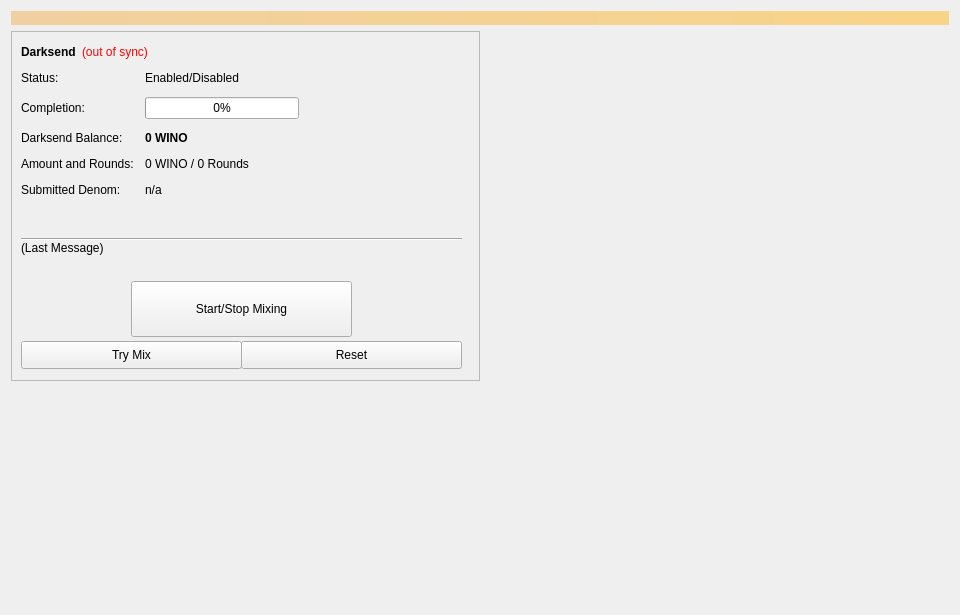
<?xml version="1.0" encoding="UTF-8"?>
<ui version="4.0">
 <class>Coinmix</class>
 <widget class="QWidget" name="Coinmix">
  <property name="geometry">
   <rect>
    <x>0</x>
    <y>0</y>
    <width>960</width>
    <height>615</height>
   </rect>
  </property>
  <property name="minimumSize">
   <size>
    <width>960</width>
    <height>0</height>
   </size>
  </property>
  <property name="windowTitle">
   <string>Form</string>
  </property>
  <layout class="QVBoxLayout" name="topLayout">
   <item>
    <widget class="QLabel" name="labelAlerts">
     <property name="visible">
      <bool>false</bool>
     </property>
     <property name="styleSheet">
      <string notr="true">background-color: qlineargradient(x1: 0, y1: 0, x2: 1, y2: 0, stop:0 #F0D0A0, stop:1 #F8D488); color:#000000;</string>
     </property>
     <property name="wordWrap">
      <bool>true</bool>
     </property>
     <property name="margin">
      <number>3</number>
     </property>
    </widget>
   </item>
   <item>
    <layout class="QHBoxLayout" name="horizontalLayout" stretch="1,1">
     <item>
      <layout class="QVBoxLayout" name="verticalLayout_2">
       <item>
        <widget class="QFrame" name="frameDarksend">
         <property name="minimumSize">
          <size>
           <width>0</width>
           <height>350</height>
          </size>
         </property>
         <property name="layoutDirection">
          <enum>Qt::LeftToRight</enum>
         </property>
         <property name="frameShape">
          <enum>QFrame::StyledPanel</enum>
         </property>
         <property name="frameShadow">
          <enum>QFrame::Raised</enum>
         </property>
         <widget class="QWidget" name="formLayoutWidget">
          <property name="geometry">
           <rect>
            <x>10</x>
            <y>40</y>
            <width>451</width>
            <height>161</height>
           </rect>
          </property>
          <layout class="QFormLayout" name="formLayout">
           <property name="fieldGrowthPolicy">
            <enum>QFormLayout::AllNonFixedFieldsGrow</enum>
           </property>
           <property name="horizontalSpacing">
            <number>11</number>
           </property>
           <property name="verticalSpacing">
            <number>12</number>
           </property>
           <item row="0" column="0">
            <widget class="QLabel" name="label_6">
             <property name="text">
              <string>Status:</string>
             </property>
            </widget>
           </item>
           <item row="1" column="0">
            <widget class="QLabel" name="label_7">
             <property name="text">
              <string>Completion:</string>
             </property>
            </widget>
           </item>
           <item row="1" column="1">
            <widget class="QProgressBar" name="DarksendProgress">
             <property name="maximumSize">
              <size>
               <width>154</width>
               <height>16777215</height>
              </size>
             </property>
             <property name="value">
              <number>0</number>
             </property>
            </widget>
           </item>
           <item row="2" column="0">
            <widget class="QLabel" name="labelAnonymizedText">
             <property name="text">
              <string>Darksend Balance:</string>
             </property>
            </widget>
           </item>
           <item row="2" column="1">
            <widget class="QLabel" name="labelAnonymized">
             <property name="font">
              <font>
               <weight>75</weight>
               <bold>true</bold>
              </font>
             </property>
             <property name="text">
              <string notr="true">0 WINO</string>
             </property>
            </widget>
           </item>
           <item row="3" column="0">
            <widget class="QLabel" name="label_8">
             <property name="text">
              <string>Amount and Rounds:</string>
             </property>
            </widget>
           </item>
           <item row="3" column="1">
            <widget class="QLabel" name="labelAmountRounds">
             <property name="text">
              <string>0 WINO / 0 Rounds</string>
             </property>
            </widget>
           </item>
           <item row="4" column="0">
            <widget class="QLabel" name="label_9">
             <property name="text">
              <string>Submitted Denom:</string>
             </property>
            </widget>
           </item>
           <item row="4" column="1">
            <widget class="QLabel" name="labelSubmittedDenom">
             <property name="toolTip">
              <string>The denominations you submitted to the Masternode.&lt;br&gt;To mix, other users must submit the exact same denominations.</string>
             </property>
             <property name="text">
              <string>n/a</string>
             </property>
            </widget>
           </item>
           <item row="0" column="1">
            <widget class="QLabel" name="DarksendEnabled">
             <property name="text">
              <string>Enabled/Disabled</string>
             </property>
            </widget>
           </item>
          </layout>
         </widget>
         <widget class="QPushButton" name="runAutoDenom">
          <property name="geometry">
           <rect>
            <x>251</x>
            <y>17</y>
            <width>1</width>
            <height>1</height>
           </rect>
          </property>
          <property name="palette">
           <palette>
            <active>
             <colorrole role="WindowText">
              <brush brushstyle="SolidPattern">
               <color alpha="255">
                <red>0</red>
                <green>0</green>
                <blue>0</blue>
               </color>
              </brush>
             </colorrole>
             <colorrole role="Button">
              <brush brushstyle="SolidPattern">
               <color alpha="255">
                <red>239</red>
                <green>238</green>
                <blue>238</blue>
               </color>
              </brush>
             </colorrole>
             <colorrole role="Light">
              <brush brushstyle="SolidPattern">
               <color alpha="255">
                <red>255</red>
                <green>255</green>
                <blue>255</blue>
               </color>
              </brush>
             </colorrole>
             <colorrole role="Midlight">
              <brush brushstyle="SolidPattern">
               <color alpha="255">
                <red>247</red>
                <green>246</green>
                <blue>246</blue>
               </color>
              </brush>
             </colorrole>
             <colorrole role="Dark">
              <brush brushstyle="SolidPattern">
               <color alpha="255">
                <red>119</red>
                <green>119</green>
                <blue>119</blue>
               </color>
              </brush>
             </colorrole>
             <colorrole role="Mid">
              <brush brushstyle="SolidPattern">
               <color alpha="255">
                <red>159</red>
                <green>159</green>
                <blue>159</blue>
               </color>
              </brush>
             </colorrole>
             <colorrole role="Text">
              <brush brushstyle="SolidPattern">
               <color alpha="255">
                <red>0</red>
                <green>0</green>
                <blue>0</blue>
               </color>
              </brush>
             </colorrole>
             <colorrole role="BrightText">
              <brush brushstyle="SolidPattern">
               <color alpha="255">
                <red>255</red>
                <green>255</green>
                <blue>255</blue>
               </color>
              </brush>
             </colorrole>
             <colorrole role="ButtonText">
              <brush brushstyle="SolidPattern">
               <color alpha="255">
                <red>0</red>
                <green>0</green>
                <blue>0</blue>
               </color>
              </brush>
             </colorrole>
             <colorrole role="Base">
              <brush brushstyle="SolidPattern">
               <color alpha="255">
                <red>255</red>
                <green>255</green>
                <blue>255</blue>
               </color>
              </brush>
             </colorrole>
             <colorrole role="Window">
              <brush brushstyle="SolidPattern">
               <color alpha="255">
                <red>239</red>
                <green>238</green>
                <blue>238</blue>
               </color>
              </brush>
             </colorrole>
             <colorrole role="Shadow">
              <brush brushstyle="SolidPattern">
               <color alpha="255">
                <red>0</red>
                <green>0</green>
                <blue>0</blue>
               </color>
              </brush>
             </colorrole>
             <colorrole role="AlternateBase">
              <brush brushstyle="SolidPattern">
               <color alpha="255">
                <red>247</red>
                <green>246</green>
                <blue>246</blue>
               </color>
              </brush>
             </colorrole>
             <colorrole role="ToolTipBase">
              <brush brushstyle="SolidPattern">
               <color alpha="255">
                <red>255</red>
                <green>255</green>
                <blue>220</blue>
               </color>
              </brush>
             </colorrole>
             <colorrole role="ToolTipText">
              <brush brushstyle="SolidPattern">
               <color alpha="255">
                <red>0</red>
                <green>0</green>
                <blue>0</blue>
               </color>
              </brush>
             </colorrole>
            </active>
            <inactive>
             <colorrole role="WindowText">
              <brush brushstyle="SolidPattern">
               <color alpha="255">
                <red>0</red>
                <green>0</green>
                <blue>0</blue>
               </color>
              </brush>
             </colorrole>
             <colorrole role="Button">
              <brush brushstyle="SolidPattern">
               <color alpha="255">
                <red>239</red>
                <green>238</green>
                <blue>238</blue>
               </color>
              </brush>
             </colorrole>
             <colorrole role="Light">
              <brush brushstyle="SolidPattern">
               <color alpha="255">
                <red>255</red>
                <green>255</green>
                <blue>255</blue>
               </color>
              </brush>
             </colorrole>
             <colorrole role="Midlight">
              <brush brushstyle="SolidPattern">
               <color alpha="255">
                <red>247</red>
                <green>246</green>
                <blue>246</blue>
               </color>
              </brush>
             </colorrole>
             <colorrole role="Dark">
              <brush brushstyle="SolidPattern">
               <color alpha="255">
                <red>119</red>
                <green>119</green>
                <blue>119</blue>
               </color>
              </brush>
             </colorrole>
             <colorrole role="Mid">
              <brush brushstyle="SolidPattern">
               <color alpha="255">
                <red>159</red>
                <green>159</green>
                <blue>159</blue>
               </color>
              </brush>
             </colorrole>
             <colorrole role="Text">
              <brush brushstyle="SolidPattern">
               <color alpha="255">
                <red>0</red>
                <green>0</green>
                <blue>0</blue>
               </color>
              </brush>
             </colorrole>
             <colorrole role="BrightText">
              <brush brushstyle="SolidPattern">
               <color alpha="255">
                <red>255</red>
                <green>255</green>
                <blue>255</blue>
               </color>
              </brush>
             </colorrole>
             <colorrole role="ButtonText">
              <brush brushstyle="SolidPattern">
               <color alpha="255">
                <red>0</red>
                <green>0</green>
                <blue>0</blue>
               </color>
              </brush>
             </colorrole>
             <colorrole role="Base">
              <brush brushstyle="SolidPattern">
               <color alpha="255">
                <red>255</red>
                <green>255</green>
                <blue>255</blue>
               </color>
              </brush>
             </colorrole>
             <colorrole role="Window">
              <brush brushstyle="SolidPattern">
               <color alpha="255">
                <red>239</red>
                <green>238</green>
                <blue>238</blue>
               </color>
              </brush>
             </colorrole>
             <colorrole role="Shadow">
              <brush brushstyle="SolidPattern">
               <color alpha="255">
                <red>0</red>
                <green>0</green>
                <blue>0</blue>
               </color>
              </brush>
             </colorrole>
             <colorrole role="AlternateBase">
              <brush brushstyle="SolidPattern">
               <color alpha="255">
                <red>247</red>
                <green>246</green>
                <blue>246</blue>
               </color>
              </brush>
             </colorrole>
             <colorrole role="ToolTipBase">
              <brush brushstyle="SolidPattern">
               <color alpha="255">
                <red>255</red>
                <green>255</green>
                <blue>220</blue>
               </color>
              </brush>
             </colorrole>
             <colorrole role="ToolTipText">
              <brush brushstyle="SolidPattern">
               <color alpha="255">
                <red>0</red>
                <green>0</green>
                <blue>0</blue>
               </color>
              </brush>
             </colorrole>
            </inactive>
            <disabled>
             <colorrole role="WindowText">
              <brush brushstyle="SolidPattern">
               <color alpha="255">
                <red>119</red>
                <green>119</green>
                <blue>119</blue>
               </color>
              </brush>
             </colorrole>
             <colorrole role="Button">
              <brush brushstyle="SolidPattern">
               <color alpha="255">
                <red>239</red>
                <green>238</green>
                <blue>238</blue>
               </color>
              </brush>
             </colorrole>
             <colorrole role="Light">
              <brush brushstyle="SolidPattern">
               <color alpha="255">
                <red>255</red>
                <green>255</green>
                <blue>255</blue>
               </color>
              </brush>
             </colorrole>
             <colorrole role="Midlight">
              <brush brushstyle="SolidPattern">
               <color alpha="255">
                <red>247</red>
                <green>246</green>
                <blue>246</blue>
               </color>
              </brush>
             </colorrole>
             <colorrole role="Dark">
              <brush brushstyle="SolidPattern">
               <color alpha="255">
                <red>119</red>
                <green>119</green>
                <blue>119</blue>
               </color>
              </brush>
             </colorrole>
             <colorrole role="Mid">
              <brush brushstyle="SolidPattern">
               <color alpha="255">
                <red>159</red>
                <green>159</green>
                <blue>159</blue>
               </color>
              </brush>
             </colorrole>
             <colorrole role="Text">
              <brush brushstyle="SolidPattern">
               <color alpha="255">
                <red>119</red>
                <green>119</green>
                <blue>119</blue>
               </color>
              </brush>
             </colorrole>
             <colorrole role="BrightText">
              <brush brushstyle="SolidPattern">
               <color alpha="255">
                <red>255</red>
                <green>255</green>
                <blue>255</blue>
               </color>
              </brush>
             </colorrole>
             <colorrole role="ButtonText">
              <brush brushstyle="SolidPattern">
               <color alpha="255">
                <red>119</red>
                <green>119</green>
                <blue>119</blue>
               </color>
              </brush>
             </colorrole>
             <colorrole role="Base">
              <brush brushstyle="SolidPattern">
               <color alpha="255">
                <red>239</red>
                <green>238</green>
                <blue>238</blue>
               </color>
              </brush>
             </colorrole>
             <colorrole role="Window">
              <brush brushstyle="SolidPattern">
               <color alpha="255">
                <red>239</red>
                <green>238</green>
                <blue>238</blue>
               </color>
              </brush>
             </colorrole>
             <colorrole role="Shadow">
              <brush brushstyle="SolidPattern">
               <color alpha="255">
                <red>0</red>
                <green>0</green>
                <blue>0</blue>
               </color>
              </brush>
             </colorrole>
             <colorrole role="AlternateBase">
              <brush brushstyle="SolidPattern">
               <color alpha="255">
                <red>239</red>
                <green>238</green>
                <blue>238</blue>
               </color>
              </brush>
             </colorrole>
             <colorrole role="ToolTipBase">
              <brush brushstyle="SolidPattern">
               <color alpha="255">
                <red>255</red>
                <green>255</green>
                <blue>220</blue>
               </color>
              </brush>
             </colorrole>
             <colorrole role="ToolTipText">
              <brush brushstyle="SolidPattern">
               <color alpha="255">
                <red>0</red>
                <green>0</green>
                <blue>0</blue>
               </color>
              </brush>
             </colorrole>
            </disabled>
           </palette>
          </property>
          <property name="focusPolicy">
           <enum>Qt::NoFocus</enum>
          </property>
          <property name="autoFillBackground">
           <bool>true</bool>
          </property>
          <property name="text">
           <string/>
          </property>
          <property name="flat">
           <bool>true</bool>
          </property>
         </widget>
         <widget class="QPushButton" name="toggleDarksend">
          <property name="geometry">
           <rect>
            <x>120</x>
            <y>250</y>
            <width>221</width>
            <height>56</height>
           </rect>
          </property>
          <property name="sizePolicy">
           <sizepolicy hsizetype="MinimumExpanding" vsizetype="Fixed">
            <horstretch>0</horstretch>
            <verstretch>0</verstretch>
           </sizepolicy>
          </property>
          <property name="text">
           <string>Start/Stop Mixing</string>
          </property>
         </widget>
         <widget class="Line" name="lineLastMessage">
          <property name="geometry">
           <rect>
            <x>10</x>
            <y>200</y>
            <width>441</width>
            <height>16</height>
           </rect>
          </property>
          <property name="orientation">
           <enum>Qt::Horizontal</enum>
          </property>
         </widget>
         <widget class="QLabel" name="DarksendStatus">
          <property name="geometry">
           <rect>
            <x>10</x>
            <y>210</y>
            <width>451</width>
            <height>43</height>
           </rect>
          </property>
          <property name="minimumSize">
           <size>
            <width>288</width>
            <height>43</height>
           </size>
          </property>
          <property name="text">
           <string>(Last Message)</string>
          </property>
          <property name="alignment">
           <set>Qt::AlignLeading|Qt::AlignLeft|Qt::AlignTop</set>
          </property>
          <property name="wordWrap">
           <bool>true</bool>
          </property>
         </widget>
         <widget class="QPushButton" name="DarksendAuto">
          <property name="geometry">
           <rect>
            <x>10</x>
            <y>310</y>
            <width>221</width>
            <height>28</height>
           </rect>
          </property>
          <property name="sizePolicy">
           <sizepolicy hsizetype="MinimumExpanding" vsizetype="Fixed">
            <horstretch>0</horstretch>
            <verstretch>0</verstretch>
           </sizepolicy>
          </property>
          <property name="toolTip">
           <string>Try to manually submit a Darksend request.</string>
          </property>
          <property name="text">
           <string>Try Mix</string>
          </property>
         </widget>
         <widget class="QPushButton" name="DarksendReset">
          <property name="geometry">
           <rect>
            <x>230</x>
            <y>310</y>
            <width>221</width>
            <height>28</height>
           </rect>
          </property>
          <property name="sizePolicy">
           <sizepolicy hsizetype="MinimumExpanding" vsizetype="Fixed">
            <horstretch>0</horstretch>
            <verstretch>0</verstretch>
           </sizepolicy>
          </property>
          <property name="toolTip">
           <string>Reset the current status of Darksend (can interrupt Darksend if it's in the process of Mixing, which can cost you money!)</string>
          </property>
          <property name="autoFillBackground">
           <bool>false</bool>
          </property>
          <property name="text">
           <string>Reset</string>
          </property>
         </widget>
         <widget class="QWidget" name="layoutWidget">
          <property name="geometry">
           <rect>
            <x>10</x>
            <y>10</y>
            <width>431</width>
            <height>22</height>
           </rect>
          </property>
          <layout class="QHBoxLayout" name="horizontalLayout_5">
           <item>
            <widget class="QLabel" name="label_2">
             <property name="font">
              <font>
               <weight>75</weight>
               <bold>true</bold>
              </font>
             </property>
             <property name="text">
              <string>Darksend</string>
             </property>
            </widget>
           </item>
           <item>
            <widget class="QLabel" name="labelDarksendSyncStatus">
             <property name="toolTip">
              <string>The displayed information may be out of date. Your wallet automatically synchronizes with the WINO network after a connection is established, but this process has not completed yet.</string>
             </property>
             <property name="styleSheet">
              <string notr="true">QLabel { color: red; }</string>
             </property>
             <property name="text">
              <string notr="true">(out of sync)</string>
             </property>
             <property name="alignment">
              <set>Qt::AlignLeading|Qt::AlignLeft|Qt::AlignVCenter</set>
             </property>
            </widget>
           </item>
           <item>
            <spacer name="horizontalSpacer_4">
             <property name="orientation">
              <enum>Qt::Horizontal</enum>
             </property>
             <property name="sizeHint" stdset="0">
              <size>
               <width>40</width>
               <height>20</height>
              </size>
             </property>
            </spacer>
           </item>
          </layout>
         </widget>
        </widget>
       </item>
       <item>
        <spacer name="verticalSpacer">
         <property name="orientation">
          <enum>Qt::Vertical</enum>
         </property>
         <property name="sizeHint" stdset="0">
          <size>
           <width>20</width>
           <height>40</height>
          </size>
         </property>
        </spacer>
       </item>
      </layout>
     </item>
     <item>
      <layout class="QVBoxLayout" name="verticalLayout_3">
       <item>
        <spacer name="verticalSpacer_2">
         <property name="orientation">
          <enum>Qt::Vertical</enum>
         </property>
         <property name="sizeType">
          <enum>QSizePolicy::Expanding</enum>
         </property>
         <property name="sizeHint" stdset="0">
          <size>
           <width>20</width>
           <height>40</height>
          </size>
         </property>
        </spacer>
       </item>
      </layout>
     </item>
    </layout>
   </item>
  </layout>
 </widget>
 <resources/>
 <connections/>
</ui>
